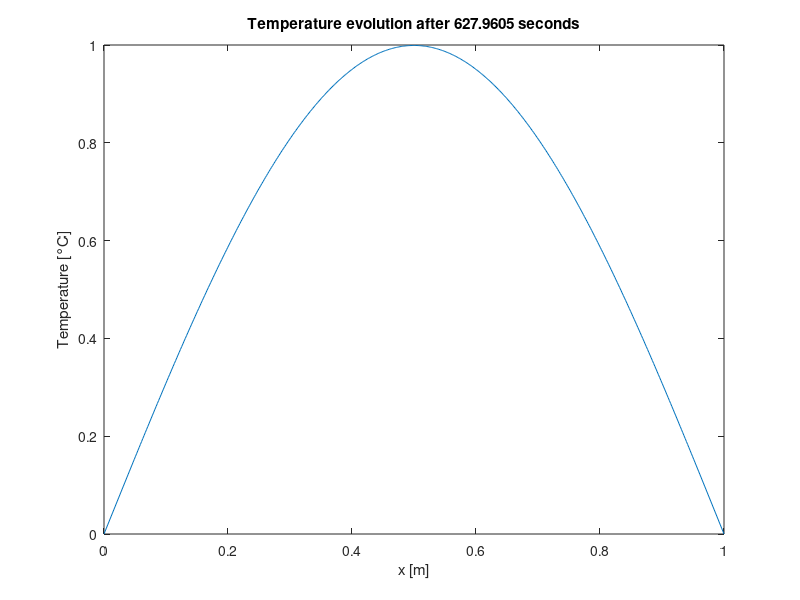

MATLAB code for this plot:
clear all
close all
clc

% --- Physical parameters
k               = 0.19;                         % --- Thermal conductivity [W / (m * K)]
rho             = 930.;                         % --- Density [kg / m^3]
cp              = 1340.;                        % --- Specific heat capacity [J / (kg * K)]
alpha           = k / (rho * cp);               % --- Thermal diffusivity [m^2 / s]
len             = 1;                            % --- Total len of the domain [m]
N               = 512;                          % --- Number of grid points
dx              = len / (N - 1);                % --- Discretization step [m]
dt              = dx * dx / (4. * alpha);       % --- Time step [s]
T0              = 0.;                           % --- Temperature at the first end of the domain [C]
T_N_1           = 0.;                           % --- Temperature at the second end of the domain [C]
maxIterNumber   = 100;                          % --- Number of overall time steps
F               = alpha * dt / (dx * dx);       % --- Mesh Fourier number

x = 0 : dx : len;                               % --- Computation grid

% --- Generating the system matrix A
A = zeros(length(x), length(x));
for k = 2 : N - 1
    A(k, k-1) = -F;
    A(k, k+1) = -F;
    A(k, k)   = 1 + 2 * F;
end
A(1, 1) = 1;
A(N, N) = 1;

A = sparse(A);
    
% --- Initial temperature profile
T = (sin(pi * x) + 0.1 * sin(100 * pi * x)).';

% --- Iterations
for t = 1 : maxIterNumber,

    % --- Enforcing the boundary conditions
    T(1) = T0;
    T(N) = T_N_1;
    
    T = A \ T;
   
    % --- Plot figure
    figure(1)
    plot(x, T)
    xlabel('x [m]')
    ylabel('Temperature [°C]')
    title(['Temperature evolution after ', num2str(t * dt),' seconds'])
    drawnow

end    
